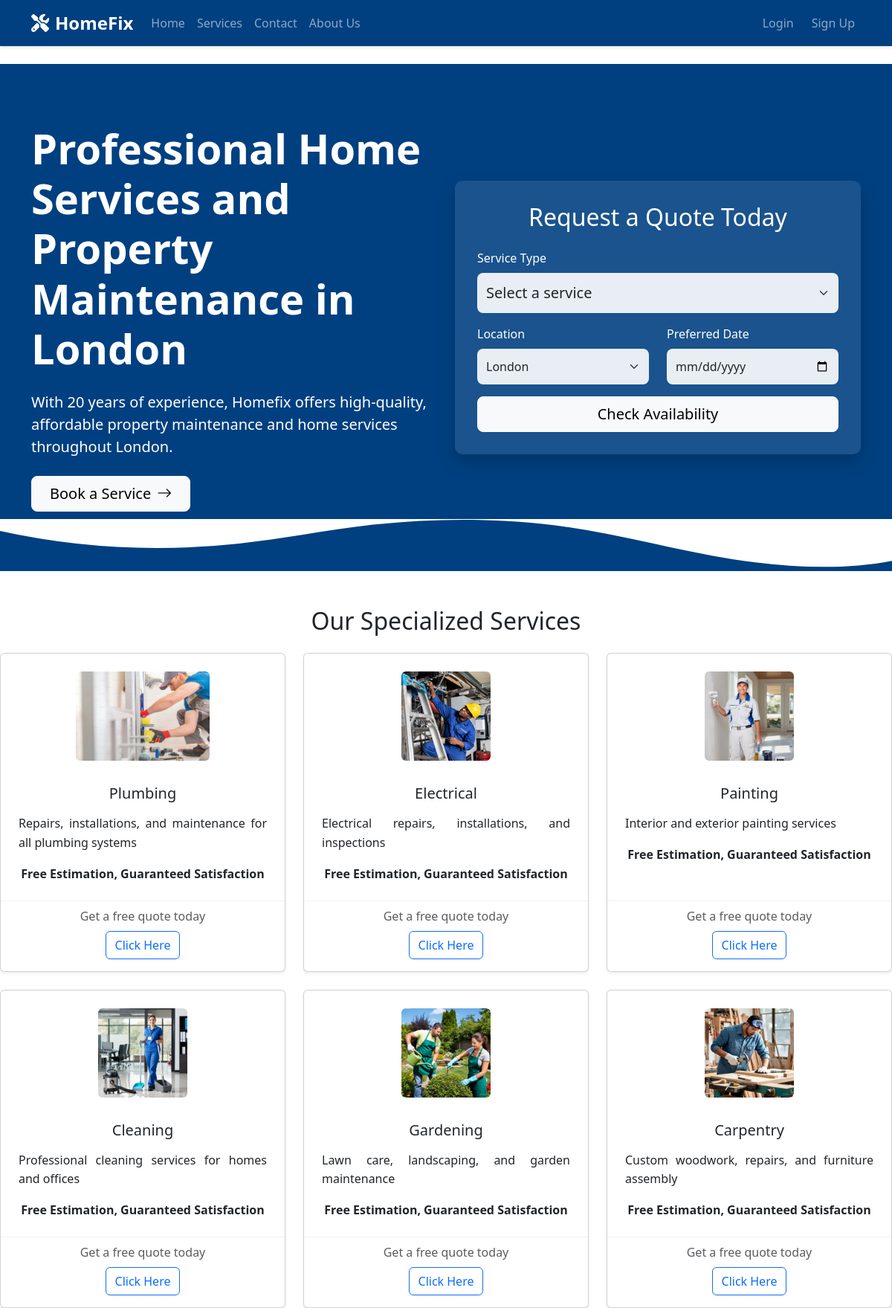
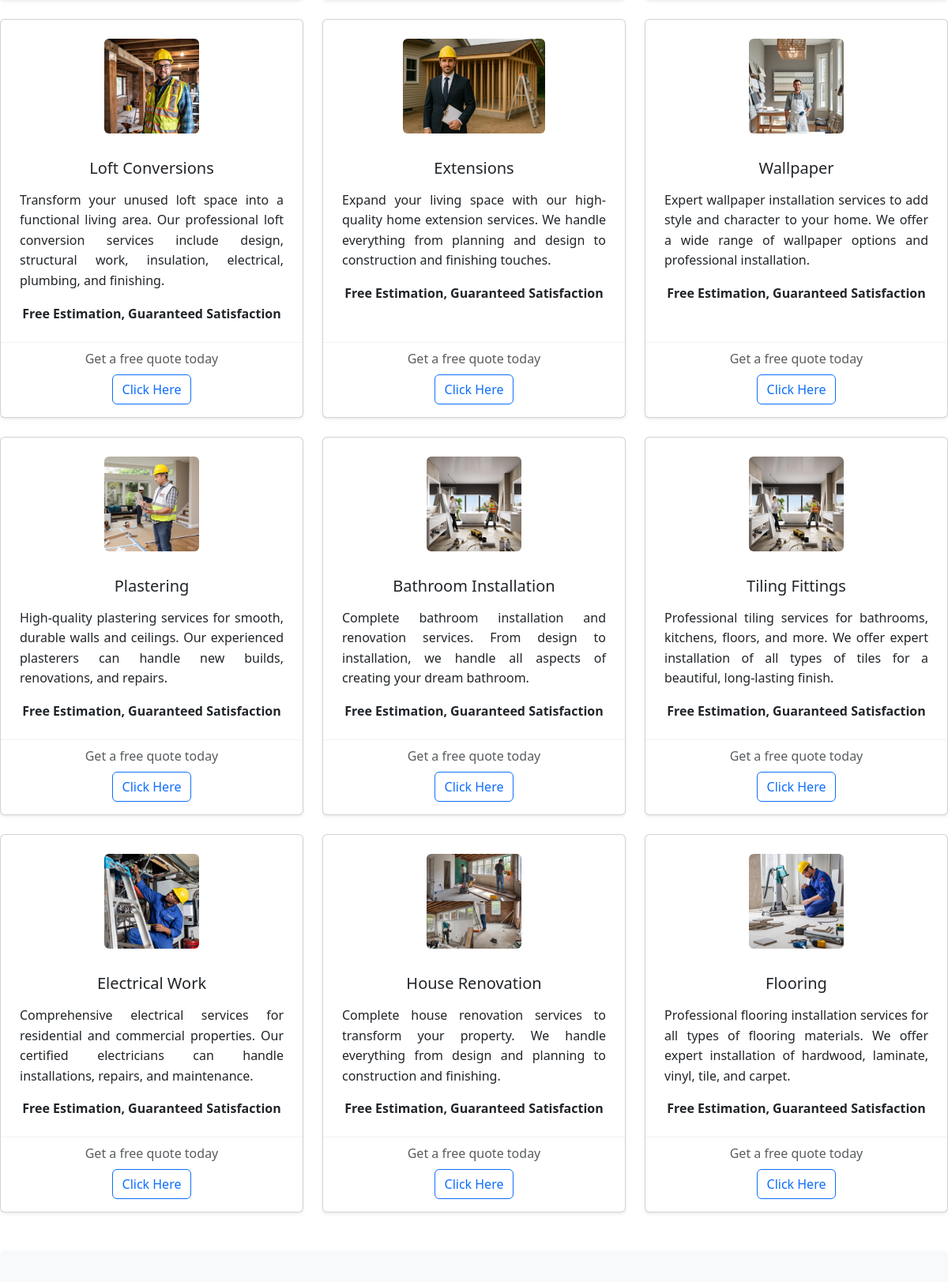
The page / (upper part) on the database its author committed (2 pictures, top to bottom).
### services/models.py (models this page shows, shortened)
class Service(models.Model):
    name = models.CharField(max_length=100)
    description = models.TextField()
    icon = models.CharField(max_length=50)  # Store icon name/class
    base_price = models.DecimalField(max_digits=10, decimal_places=2)
    category = models.CharField(max_length=100)

### services/views.py (the view)
# urls.py: path('', views.home, name='home'),
def home(request):
    services = Service.objects.all()
    service_areas = ServiceArea.objects.all()
    return render(request, 'services/home.html', {
        'services': services,
        'service_areas': service_areas,
    })

### templates/services/home.html (shortened to what this page needs)
{% extends "base.html" %}
{% load static %}
{% block content %}
<section class="hero-section">
    <div class="container">
        <div class="row align-items-center">
            <div class="col-lg-6 mb-5 mb-lg-0">
                <h1 class="display-4 fw-bold mb-4">Professional Home Services and Property Maintenance in London</h1>
                <p class="lead mb-4">With 20 years of experience, Homefix offers high-quality, affordable property maintenance and home services throughout London.</p>
                <div class="d-flex gap-3">
                    <a href="{% url 'services' %}" class="btn btn-light btn-lg px-4 d-inline-flex align-items-center">
                        Book a Service <i class="bi bi-arrow-right ms-2"></i>
                    </a>
                </div>
            </div>
            <div class="col-lg-6">
                <div class="booking-form">
                    <h2 class="text-center mb-4">Request a Quote Today</h2>
                    <form action="{% url 'services' %}" method="get">
                        <div class="mb-3">
                            <label for="serviceType" class="form-label">Service Type</label>
                            <select class="form-select form-select-lg" id="serviceType" name="service">
                                <option value="">Select a service</option>
                            </select>
                        </div>
                        <div class="row">
                            <div class="col-md-6 mb-3">
                                <label for="location" class="form-label">Location</label>
                                <select class="form-select" id="location" name="location">
                                    <option value="London">London</option>
                                </select>
                            </div>
                            <div class="col-md-6 mb-3">
                                <label for="date" class="form-label">Preferred Date</label>
                                <input type="date" class="form-control" id="date" name="date">
                            </div>
                        </div>
                        <div class="d-grid">
                            <button type="submit" class="btn btn-light btn-lg">Check Availability</button>
                        </div>
                    </form>
                </div>
            </div>
        </div>
        <div class="wave-divider">
        </div>
    </section>
    <section class="py-5">
        <h2 class="text-center mb-4">Our Specialized Services</h2>
        <div class="row row-cols-1 row-cols-md-3 g-4">
            {% for service in services %}
            <div class="col">
                <div class="card h-100 shadow-sm">
                    <div class="card-body">
                        <div class="text-center mb-3">
                            {% if 'plumbing' in service.name|lower %}
                                <img src="{% static 'images/plumbing.jpg' %}" class="img-fluid rounded mb-3" alt="{{ service.name }}" style="height: 120px; object-fit: cover;">
                            {% elif 'electrical' in service.name|lower or 'electric' in service.name|lower %}
                                <img src="{% static 'images/electrician.jpeg' %}" class="img-fluid rounded mb-3" alt="{{ service.name }}" style="height: 120px; object-fit: cover;">
                            {% elif 'bathroom' in service.name|lower or 'tile' in service.name|lower or 'tiling' in service.name|lower %}
                                <img src="{% static 'images/bathroom&tilling.jpeg' %}" class="img-fluid rounded mb-3" alt="{{ service.name }}" style="height: 120px; object-fit: cover;">
                            {% elif 'paint' in service.name|lower or 'painting' in service.name|lower %}
                                <img src="{% static 'images/painting.jpeg' %}" class="img-fluid rounded mb-3" alt="{{ service.name }}" style="height: 120px; object-fit: cover;">
                            {% elif 'wallpaper' in service.name|lower %}
                                <img src="{% static 'images/wallpaper.jpeg' %}" class="img-fluid rounded mb-3" alt="{{ service.name }}" style="height: 120px; object-fit: cover;">
                            {% elif 'floor' in service.name|lower %}
                                <img src="{% static 'images/flooring.jpeg' %}" class="img-fluid rounded mb-3" alt="{{ service.name }}" style="height: 120px; object-fit: cover;">
                            {% elif 'garden' in service.name|lower or 'landscaping' in service.name|lower %}
                                <img src="{% static 'images/gardening.jpeg' %}" class="img-fluid rounded mb-3" alt="{{ service.name }}" style="height: 120px; object-fit: cover;">
                            {% elif 'roof' in service.name|lower %}
                                <img src="{% static 'images/roofwork&repair.jpeg' %}" class="img-fluid rounded mb-3" alt="{{ service.name }}" style="height: 120px; object-fit: cover;">
                            {% elif 'carpent' in service.name|lower or 'wood' in service.name|lower %}
                                <img src="{% static 'images/carpenter.jpeg' %}" class="img-fluid rounded mb-3" alt="{{ service.name }}" style="height: 120px; object-fit: cover;">
                            {% elif 'loft' in service.name|lower or 'conversion' in service.name|lower %}
                                <img src="{% static 'images/loft conversions.jpeg' %}" class="img-fluid rounded mb-3" alt="{{ service.name }}" style="height: 120px; object-fit: cover;">
                            {% elif 'extension' in service.name|lower %}
                                <img src="{% static 'images/Extensions.jpeg' %}" class="img-fluid rounded mb-3" alt="{{ service.name }}" style="height: 120px; object-fit: cover;">
                            {% elif 'renovation' in service.name|lower or 'build' in service.name|lower %}
                                <img src="{% static 'images/house_re.jpeg' %}" class="img-fluid rounded mb-3" alt="{{ service.name }}" style="height: 120px; object-fit: cover;">
                            {% elif 'clean' in service.name|lower %}
                                <img src="{% static 'images/cleaning.jpeg' %}" class="img-fluid rounded mb-3" alt="{{ service.name }}" style="height: 120px; object-fit: cover;">
                            {% else %}
                                <img src="{% static 'images/maintenence.jpeg' %}" class="img-fluid rounded mb-3" alt="{{ service.name }}" style="height: 120px; object-fit: cover;">
                            {% endif %}
                        </div>
                        <h5 class="card-title text-center">{{ service.name }}</h5>
                        <p class="card-text">{{ service.description }}</p>
                        <p class="text-center text-dark fw-bold mb-0">Free Estimation, Guaranteed Satisfaction</p>
                    </div>
                    <div class="card-footer bg-transparent border-0 text-center">
                        <p class="text-muted mb-2">Get a free quote today</p>
                        <a href="{% url 'service_detail' service.id %}" class="btn btn-outline-primary">Click Here</a>
                    </div>
                </div>
            </div>
            {% endfor %}
        </div>
    </section>
    <section class="py-5 bg-light rounded">
    </section>
{% endblock content %}

### templates/base.html (style rules this page uses)
html, body { height: 100%; margin: 0; }
body { display: flex; flex-direction: column; min-height: 100vh; }
:root { --primary-color: #004080; --secondary-color: #f8f9fa; }

### templates/services/home.html (style rules this page uses)
.hero-section { background-color: #004080; color: white; padding: 80px 0; position: relative; overflow: hidden; }
.wave-divider { position: absolute; bottom: 0; left: 0; width: 100%; overflow: hidden; line-height: 0; }
.wave-divider svg { position: relative; display: block; width: calc(100% + 1.3px); height: 70px; }
.card { text-align: justify; text-justify: inter-word; }
.card-title, .card h4, .card h5 { text-align: center; margin-bottom: 1rem; }
.card-text { text-align: justify; text-justify: inter-word; margin-bottom: 1rem; line-height: 1.6; }
.card-body { padding: 1.5rem; }
.card-footer { background: transparent !important; border-top: 1px solid rgba(0,0,0,0.05) !important; padding: 0.5rem 1.5rem 1rem; display: flex; flex-direction: column; align-items: center; }
.btn { text-align: center; white-space: nowrap; }
.text-muted { text-align: center !important; display: block; }
.booking-form { background-color: rgba(255, 255, 255, 0.1); border-radius: 10px; padding: 30px; backdrop-filter: blur(5px); box-shadow: 0 10px 25px rgba(0,0,0,0.2); }
.booking-form input, .booking-form select { background-color: rgba(255, 255, 255, 0.9); border: none; padding: 12px; border-radius: 8px; }

### rows shown on the page
Service: name "Plumbing", description "Repairs, installations, and maintenance for all plumbing systems"
Service: name "Electrical", description "Electrical repairs, installations, and inspections"
Service: name "Painting", description "Interior and exterior painting services"
Service: name "Cleaning", description "Professional cleaning services for homes and offices"
Service: name "Gardening", description "Lawn care, landscaping, and garden maintenance"
Service: name "Carpentry", description "Custom woodwork, repairs, and furniture assembly"
Service: name "Loft Conversions", description "Transform your unused loft space into a functional living area. Our professional loft conversion services include design, structural work, insulation, electrical, plumbing, and finishing."
Service: name (picture), name "Extensions", description "Expand your living space with our high-quality home extension services. We handle everything from planning and design to construction and finishing touches."
Service: name "Wallpaper", description "Expert wallpaper installation services to add style and character to your home. We offer a wide range of wallpaper options and professional installation."
Service: name "Plastering", description "High-quality plastering services for smooth, durable walls and ceilings. Our experienced plasterers can handle new builds, renovations, and repairs."
Service: name "Bathroom Installation", description "Complete bathroom installation and renovation services. From design to installation, we handle all aspects of creating your dream bathroom."
Service: name "Tiling Fittings", description "Professional tiling services for bathrooms, kitchens, floors, and more. We offer expert installation of all types of tiles for a beautiful, long-lasting finish."
Service: name "Electrical Work", description "Comprehensive electrical services for residential and commercial properties. Our certified electricians can handle installations, repairs, and maintenance."
Service: name "House Renovation", description "Complete house renovation services to transform your property. We handle everything from design and planning to construction and finishing."
Service: name "Flooring", description "Professional flooring installation services for all types of flooring materials. We offer expert installation of hardwood, laminate, vinyl, tile, and carpet."
